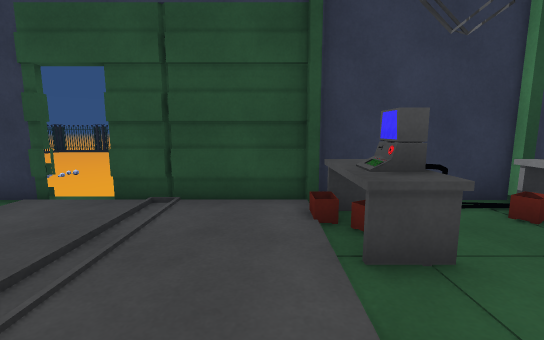
view 1 (above)

22 first-person views from a walk through a scene from a Unity 3-D project. The camera is 1.2 m above the floor, tilts 8° down and sees 90° across. Doors are open. The floor is counted in squares, 1 m on a side. Each view is taken from the middle of a square. On the plan, view 1 faces up. The plan holds only what a view shows up to about 13 squares ahead; the rest is blank. The place goes on beyond the plan. Some surface patterns are stand-ins.

view 2
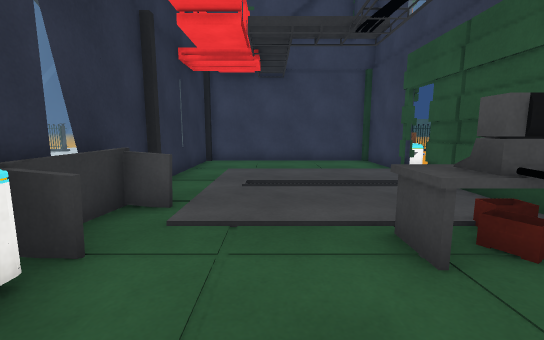

view 3
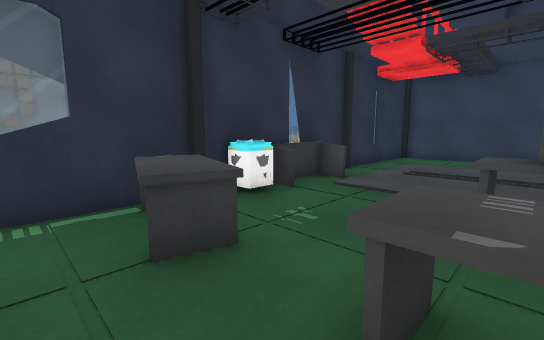

view 4
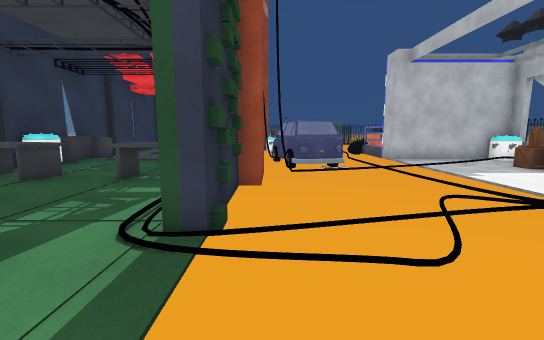

view 5
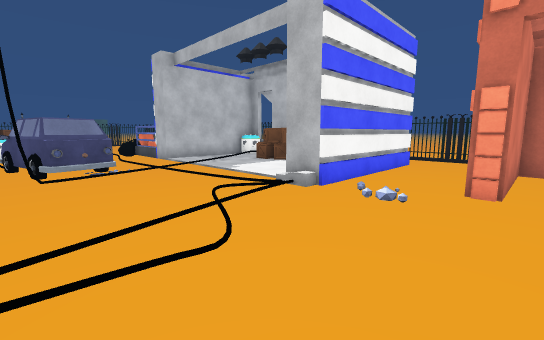

view 6
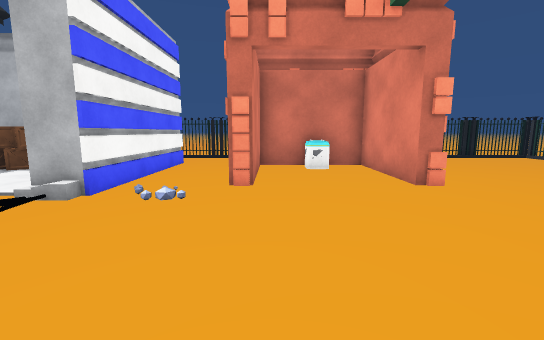

view 7
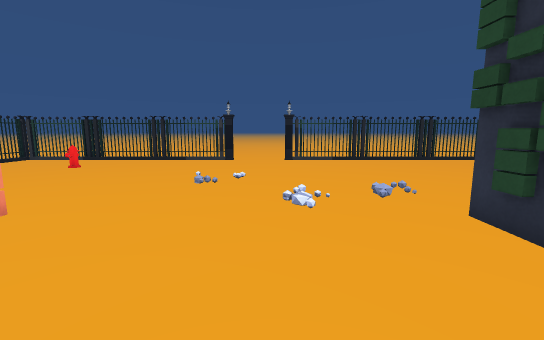

view 8
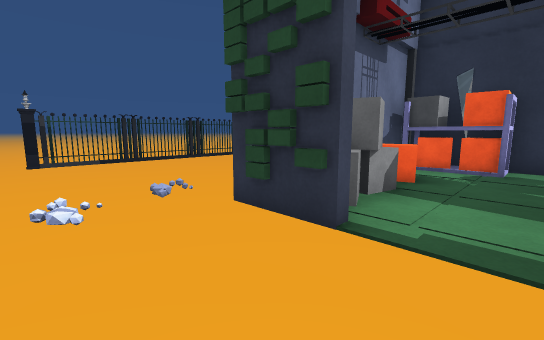

view 9
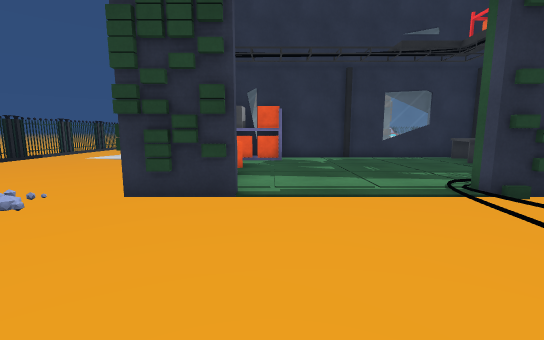

view 10
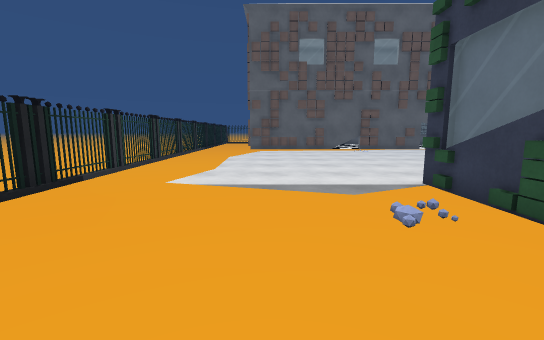

view 11
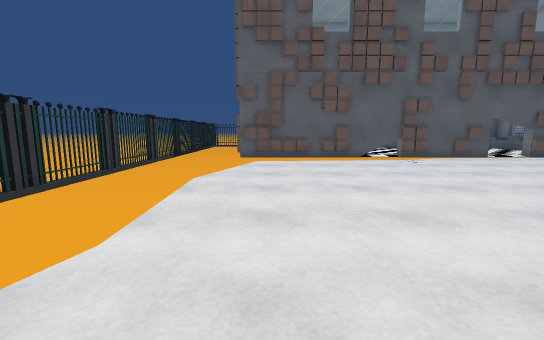

view 12
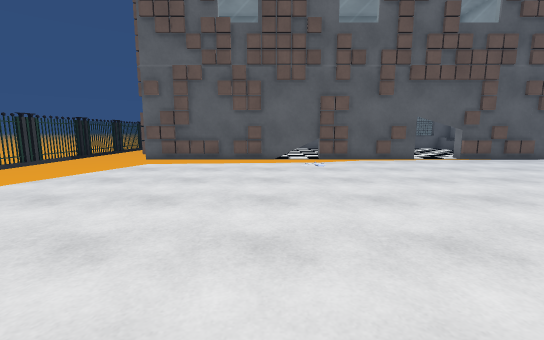

view 13
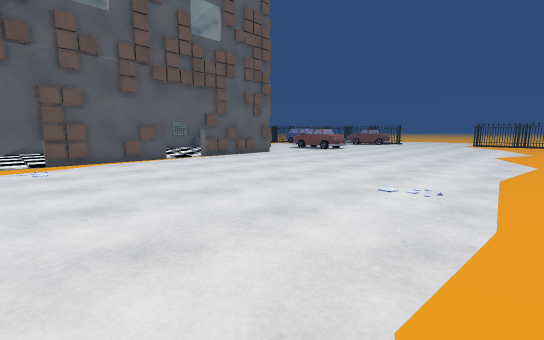

view 14
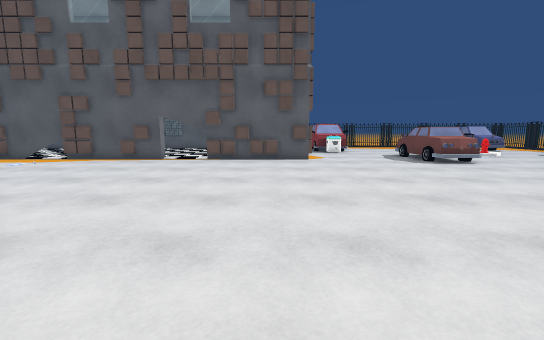

view 15
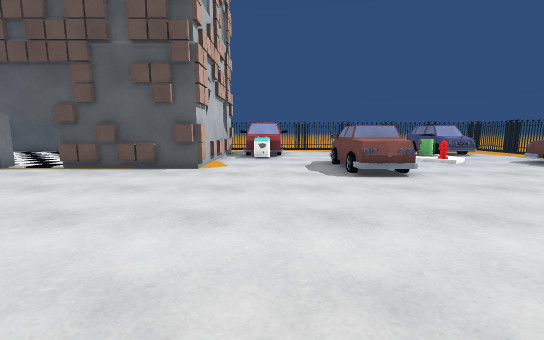

view 16
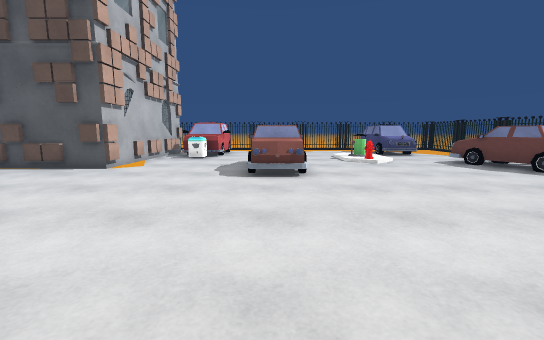

view 17
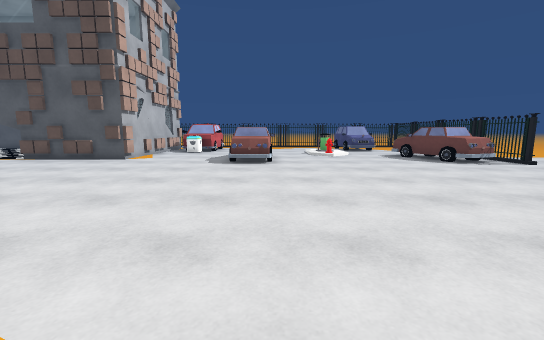

view 18
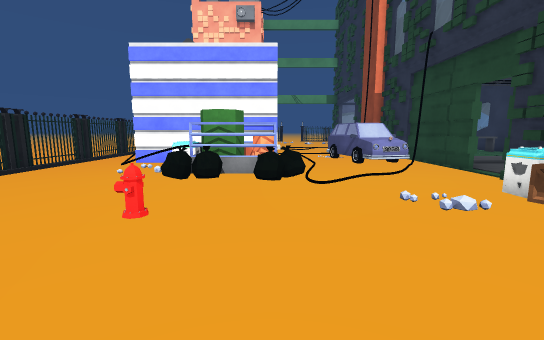

view 19
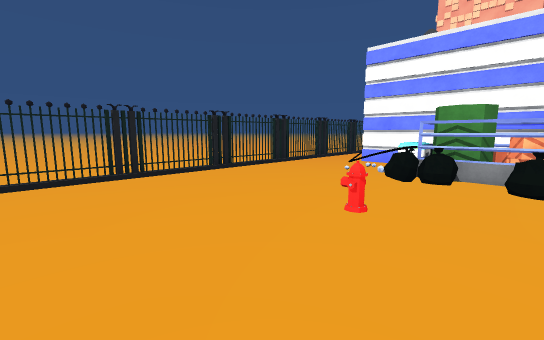

view 20
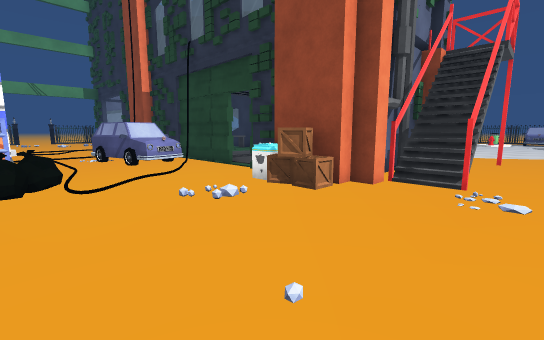

view 21
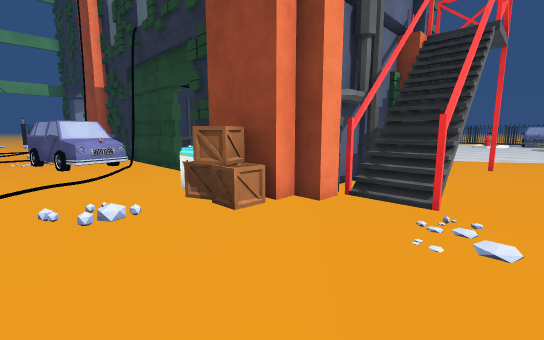

view 22
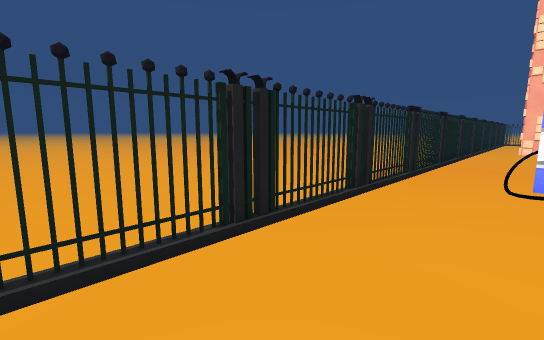

### Floor plan
Key: @ floor where view 1 was taken; # wall or solid block; x gap in a wall; . main floor; : floor 0.25 m higher than the main floor; / step, stairs or slope; D open door; = window, fence, low wall or low ledge; ^ raised ledge; v drop or lower ground; T thing the floor can be seen under or through; C crate; H chest; F fence; A car; W tower; Y hydrant; L column; O other object.
Columns run from 11 left of view 1 to 24 right of it. Each row starts with its distance up from view 1.
 22 ........ .....
 21 ...............
 20 ...............
 19 FFFFFFFFFFFFFFFFFFFFFFF      FFFFFF
 18 .....................         ....F
 17 .....................W       .....F
 16 ..........##=..... #.##W##   .....F
 15 ..........##HO     #. .HH#  ...Y..F
 14 .......=HH##:#CC   #. ...# .......F
 13 ....Y..=####:/::   #. ...# .......F
 12  ......=####:::::: #.#...#W.......F
 11 .......=####:/::::##..............F
 10  ......=.........//...............L
  9 ............../...................D.
  8 ...........AAA/...................D.
  7 ....C.....AAAAA..../..............L
  6 ...CCH....#AA.###../..............F
  5 ...####xx###########::::###.......F
  4 .#O#::::::::T :##:::::::#  .......F
  3 .vO#::::::::TT:##:::::::#  .......F
  2 .#.#::::::::::::::::::::## .......F
  1 ...#::::::::::::#:::::::###.......F
  0 ..  :::::::@:::^::::::::: #.......F
 -1 .#.#:::::::=:HH##::::::####.......F
 -2 ...########=#####==########.......F.
 -3 ...   ................. ..........F.
 -4 ... ..............................F.
 -5 ..................................F.
 -6 ..................................F
 -7 ..................................F.
 -8 ..................................F.
 -9 ..................................F.
-10 ..................................F.
-11 ..................................F.
-12 ..................................F.
-13 ......A...........................F.
-14 ......AAA.........................F.
-15 ...... AA....#####xx############..F
-16 A.....A A....#    ::   :::      ..F
-17 ../O/. A....#      :   ::         F
-18 ../=/.  ..H.#                     F
-19 ..  /.  ..HH#

Positions as (right, up) in squares from view 1, and headings:
1: (0, 0), facing up
2: (4, 1), facing left
3: (6, 3), facing down-left
4: (11, 6), facing left
5: (11, 6), facing up-left
6: (11, 6), facing up
7: (11, 8), facing right
8: (11, 8), facing down-right
9: (12, 10), facing down
10: (18, 4), facing down
11: (18, -2), facing down
12: (14, -3), facing down
13: (13, -3), facing down-left
14: (3, -3), facing down
15: (-1, -6), facing down
16: (-4, -6), facing down
17: (-5, -3), facing down
18: (-11, 11), facing right
19: (-11, 11), facing up-right
20: (-11, 11), facing down-right
21: (-11, 9), facing down-right
22: (-8, 16), facing up-right
